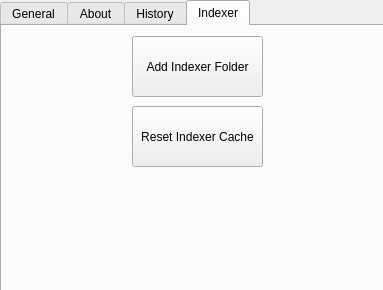
<?xml version="1.0" encoding="UTF-8"?>
<ui version="4.0">
 <author>George Rahul</author>
 <class>MainWindow</class>
 <widget class="QMainWindow" name="MainWindow">
  <property name="geometry">
   <rect>
    <x>0</x>
    <y>0</y>
    <width>383</width>
    <height>290</height>
   </rect>
  </property>
  <property name="windowTitle">
   <string>MainWindow</string>
  </property>
  <widget class="QWidget" name="centralwidget">
   <widget class="QTabWidget" name="SettingsPage">
    <property name="geometry">
     <rect>
      <x>0</x>
      <y>0</y>
      <width>751</width>
      <height>541</height>
     </rect>
    </property>
    <property name="layoutDirection">
     <enum>Qt::LeftToRight</enum>
    </property>
    <property name="currentIndex">
     <number>3</number>
    </property>
    <property name="tabsClosable">
     <bool>false</bool>
    </property>
    <property name="movable">
     <bool>true</bool>
    </property>
    <property name="tabBarAutoHide">
     <bool>false</bool>
    </property>
    <widget class="QWidget" name="GeneralTab">
     <attribute name="title">
      <string>General</string>
     </attribute>
     <widget class="QPushButton" name="AddUserButton">
      <property name="geometry">
       <rect>
        <x>120</x>
        <y>0</y>
        <width>121</width>
        <height>51</height>
       </rect>
      </property>
      <property name="text">
       <string>Add User</string>
      </property>
     </widget>
     <widget class="QPushButton" name="DeleteUserButton">
      <property name="geometry">
       <rect>
        <x>120</x>
        <y>60</y>
        <width>121</width>
        <height>51</height>
       </rect>
      </property>
      <property name="text">
       <string>Delete User</string>
      </property>
     </widget>
     <widget class="QPushButton" name="ImportDataButton">
      <property name="geometry">
       <rect>
        <x>120</x>
        <y>120</y>
        <width>121</width>
        <height>51</height>
       </rect>
      </property>
      <property name="text">
       <string>Import Data</string>
      </property>
     </widget>
     <widget class="QPushButton" name="ExportDataButton">
      <property name="geometry">
       <rect>
        <x>120</x>
        <y>180</y>
        <width>121</width>
        <height>51</height>
       </rect>
      </property>
      <property name="text">
       <string>Export Data</string>
      </property>
     </widget>
    </widget>
    <widget class="QWidget" name="AboutTab_2">
     <attribute name="title">
      <string>About</string>
     </attribute>
     <widget class="QLabel" name="VersionLabel">
      <property name="geometry">
       <rect>
        <x>110</x>
        <y>10</y>
        <width>161</width>
        <height>31</height>
       </rect>
      </property>
      <property name="text">
       <string>Version:
Elsa 1.1</string>
      </property>
      <property name="alignment">
       <set>Qt::AlignCenter</set>
      </property>
     </widget>
     <widget class="QLabel" name="CreatedNamesLabel">
      <property name="geometry">
       <rect>
        <x>70</x>
        <y>60</y>
        <width>251</width>
        <height>151</height>
       </rect>
      </property>
      <property name="text">
       <string>George Rahul
Elizabeth Jaison
Austin Bert Ambooken</string>
      </property>
      <property name="alignment">
       <set>Qt::AlignCenter</set>
      </property>
     </widget>
     <widget class="QLabel" name="CreatedByLabel">
      <property name="geometry">
       <rect>
        <x>150</x>
        <y>90</y>
        <width>91</width>
        <height>16</height>
       </rect>
      </property>
      <property name="font">
       <font>
        <weight>75</weight>
        <bold>true</bold>
       </font>
      </property>
      <property name="text">
       <string>Created By:</string>
      </property>
     </widget>
    </widget>
    <widget class="QWidget" name="HistoryTab">
     <attribute name="title">
      <string>History</string>
     </attribute>
     <widget class="QPushButton" name="ShowHistoryButton">
      <property name="geometry">
       <rect>
        <x>130</x>
        <y>20</y>
        <width>101</width>
        <height>61</height>
       </rect>
      </property>
      <property name="text">
       <string>Show History</string>
      </property>
     </widget>
     <widget class="QPushButton" name="DeleteHistoryButton">
      <property name="geometry">
       <rect>
        <x>130</x>
        <y>90</y>
        <width>101</width>
        <height>61</height>
       </rect>
      </property>
      <property name="text">
       <string>Delete History</string>
      </property>
     </widget>
    </widget>
    <widget class="QWidget" name="tab">
     <attribute name="title">
      <string>Indexer</string>
     </attribute>
     <widget class="QPushButton" name="AddIndexerButton">
      <property name="geometry">
       <rect>
        <x>130</x>
        <y>10</y>
        <width>131</width>
        <height>61</height>
       </rect>
      </property>
      <property name="text">
       <string>Add Indexer Folder</string>
      </property>
     </widget>
     <widget class="QPushButton" name="ResetIndexerButton">
      <property name="geometry">
       <rect>
        <x>130</x>
        <y>80</y>
        <width>131</width>
        <height>61</height>
       </rect>
      </property>
      <property name="text">
       <string>Reset Indexer Cache</string>
      </property>
     </widget>
    </widget>
   </widget>
  </widget>
 </widget>
 <resources/>
 <connections/>
</ui>
